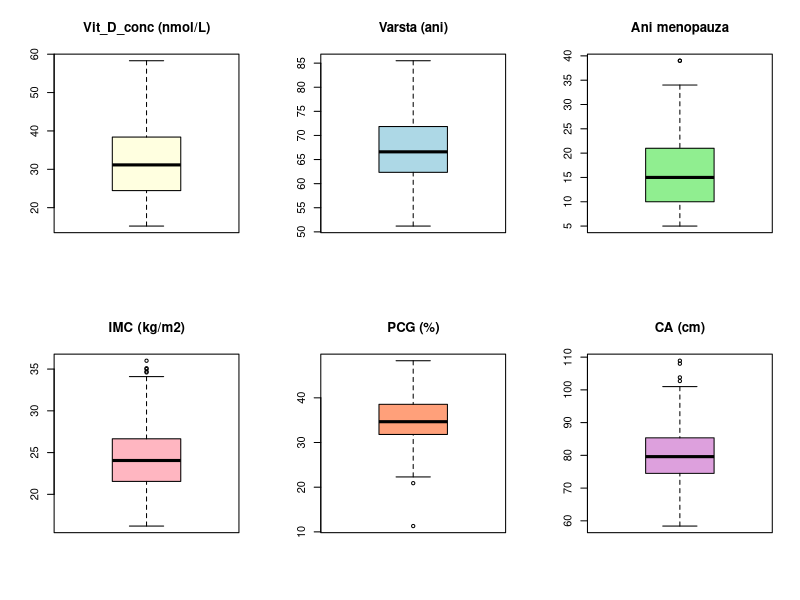
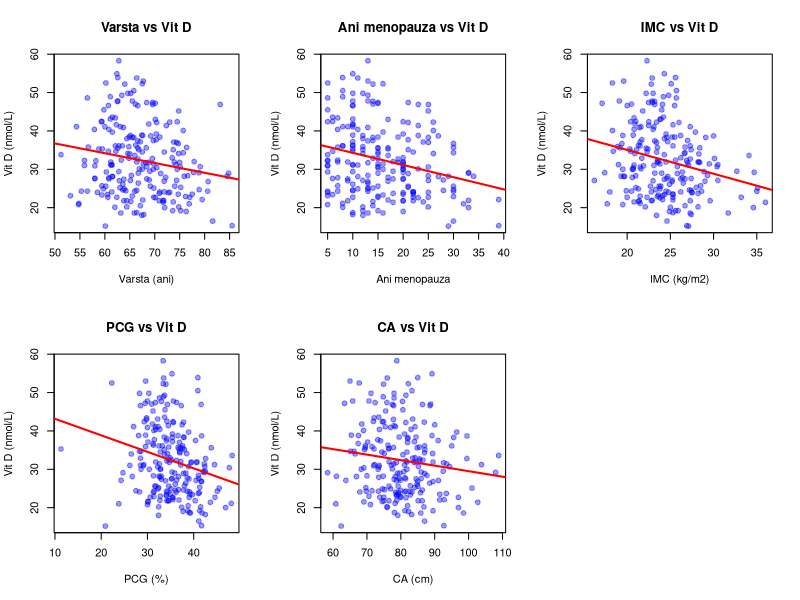
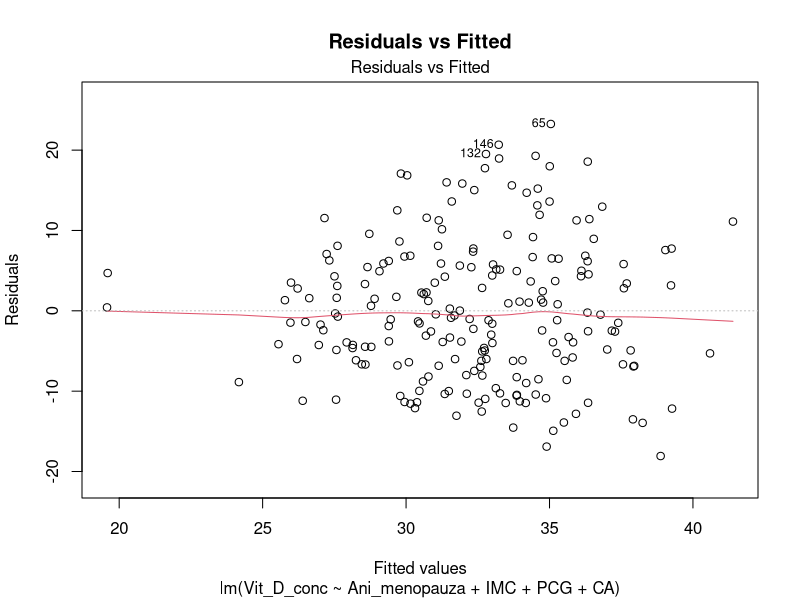
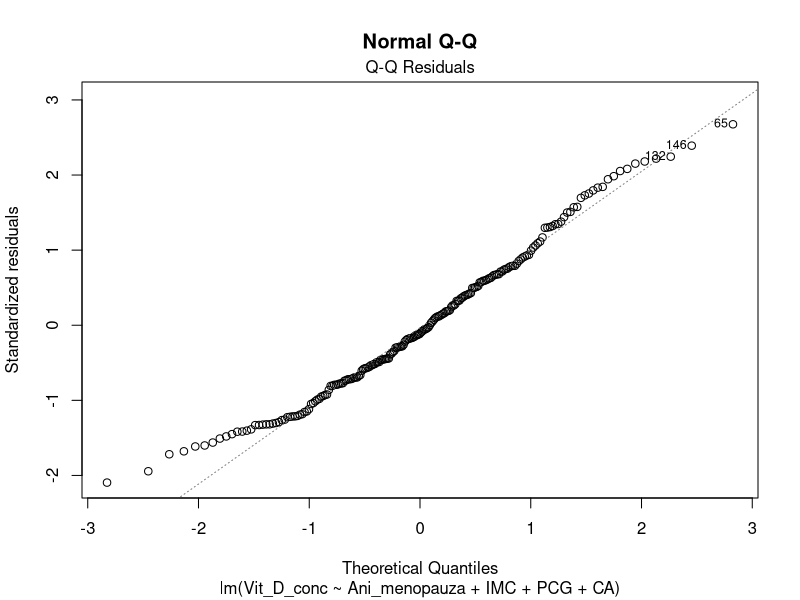
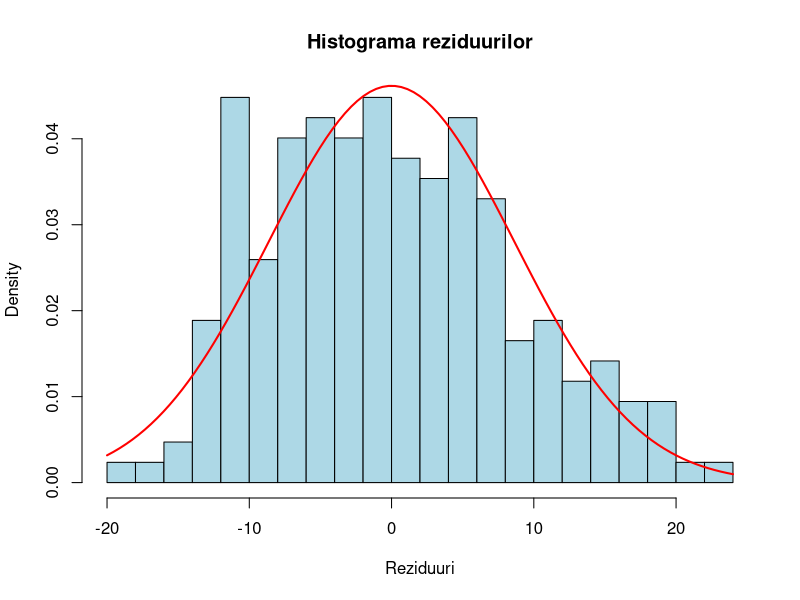
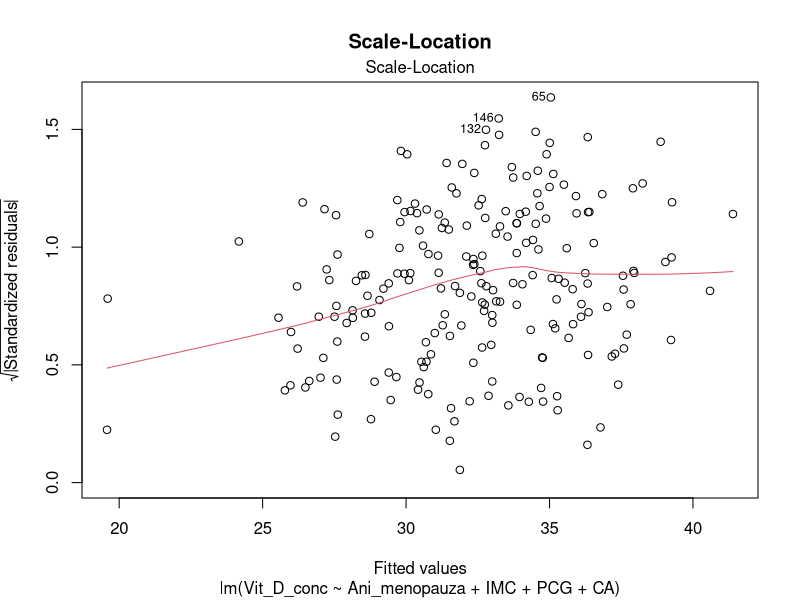
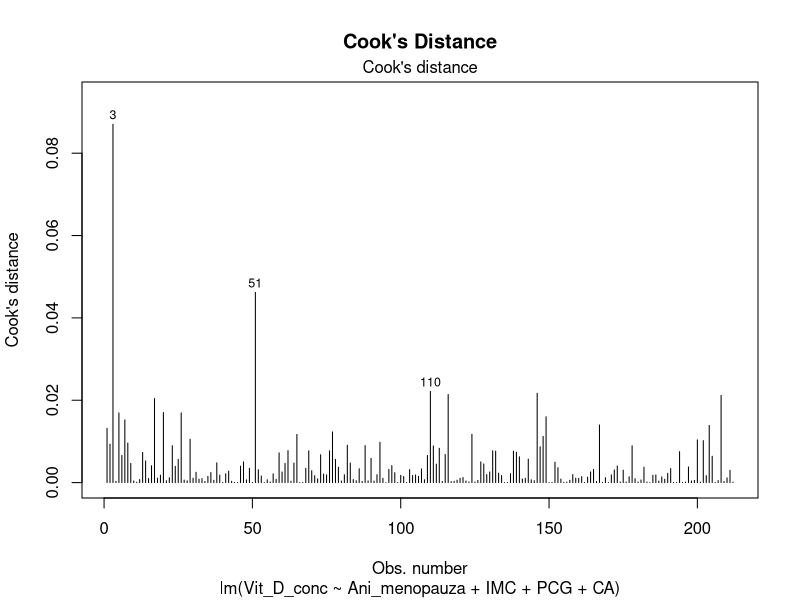
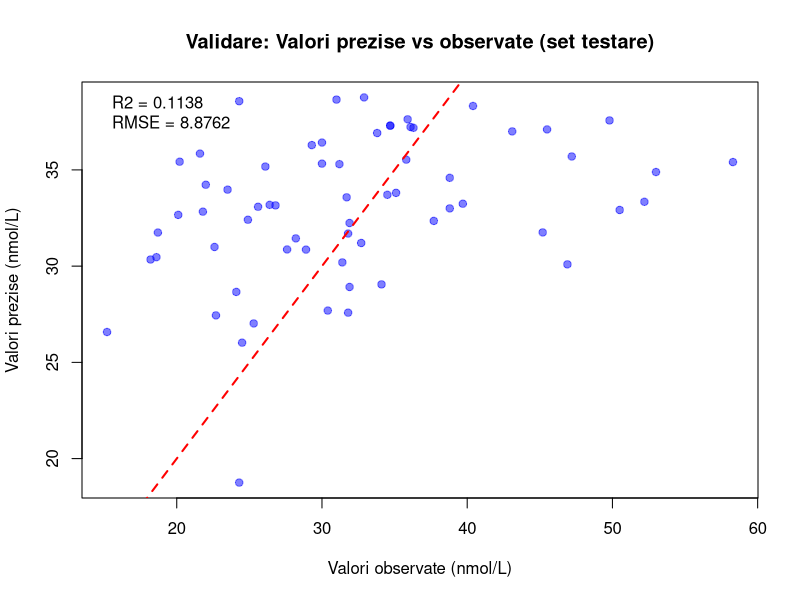

R code for these plots, in order:
# =============================================================================
# LP09 - Regresia liniara multipla - Validarea modelului
# VD: Vit_D_conc (concentratia serica 25(OH) vitamina D, nmol/L)
# VI potentiale: Varsta_ani, Ani_menopauza, IMC, PCG, CA
# n = 212 femei > 50 ani
# =============================================================================

library(car)
library(lmtest)
library(MASS)

set.seed(123)

data <- read.csv("data.csv", stringsAsFactors = FALSE)
data <- data[, -1]  # remove Id_pac
n <- nrow(data)
cat("n =", n, "\n\n")

# =============================================================================
# PARTEA 1: ANALIZA DESCRIPTIVA SI SELECTIA MODELULUI
# =============================================================================
cat("###################################################################\n")
cat("# PARTEA 1: ANALIZA DESCRIPTIVA SI SELECTIA MODELULUI\n")
cat("###################################################################\n\n")

# Helper function
desc_stats <- function(x, name) {
  q <- quantile(x, c(0.25, 0.75), na.rm=TRUE)
  iqr_val <- IQR(x, na.rm=TRUE)
  out <- x[x < q[1] - 1.5*iqr_val | x > q[2] + 1.5*iqr_val]
  cat(sprintf("--- %s ---\n", name))
  cat("  N:       ", sum(!is.na(x)), "\n")
  cat("  NA:      ", sum(is.na(x)), "\n")
  cat("  Media:   ", sprintf("%.4f", mean(x, na.rm=TRUE)), "\n")
  cat("  Mediana: ", sprintf("%.4f", median(x, na.rm=TRUE)), "\n")
  cat("  SD:      ", sprintf("%.4f", sd(x, na.rm=TRUE)), "\n")
  cat("  Min:     ", sprintf("%.4f", min(x, na.rm=TRUE)), "\n")
  cat("  Max:     ", sprintf("%.4f", max(x, na.rm=TRUE)), "\n")
  cat("  Q1:      ", sprintf("%.4f", q[1]), "\n")
  cat("  Q3:      ", sprintf("%.4f", q[2]), "\n")
  cat("  IQR:     ", sprintf("%.4f", iqr_val), "\n")
  cat("  Outliers:", length(out), "\n\n")
}

cat("1. STATISTICI DESCRIPTIVE\n\n")
desc_stats(data$Vit_D_conc, "Vit_D_conc (nmol/L)")
desc_stats(data$Varsta_ani, "Varsta_ani (ani)")
desc_stats(data$Ani_menopauza, "Ani_menopauza (ani)")
desc_stats(data$IMC, "IMC (kg/m2)")
desc_stats(data$PCG, "PCG (%)")
desc_stats(data$CA, "CA (cm)")

# Boxplots
png("boxplots_all.png", width=900, height=600)
par(mfrow=c(2,3))
boxplot(data$Vit_D_conc, main="Vit_D_conc (nmol/L)", col="lightyellow")
boxplot(data$Varsta_ani, main="Varsta (ani)", col="lightblue")
boxplot(data$Ani_menopauza, main="Ani menopauza", col="lightgreen")
boxplot(data$IMC, main="IMC (kg/m2)", col="lightpink")
boxplot(data$PCG, main="PCG (%)", col="lightsalmon")
boxplot(data$CA, main="CA (cm)", col="plum")
dev.off()
cat("Saved: boxplots_all.png\n\n")

# Scatter plots
png("scatter_plots.png", width=900, height=600)
par(mfrow=c(2,3))
plot(data$Varsta_ani, data$Vit_D_conc, pch=19, col=rgb(0,0,1,0.4),
     xlab="Varsta (ani)", ylab="Vit D (nmol/L)", main="Varsta vs Vit D")
abline(lm(Vit_D_conc ~ Varsta_ani, data=data), col="red", lwd=2)
plot(data$Ani_menopauza, data$Vit_D_conc, pch=19, col=rgb(0,0,1,0.4),
     xlab="Ani menopauza", ylab="Vit D (nmol/L)", main="Ani menopauza vs Vit D")
abline(lm(Vit_D_conc ~ Ani_menopauza, data=data), col="red", lwd=2)
plot(data$IMC, data$Vit_D_conc, pch=19, col=rgb(0,0,1,0.4),
     xlab="IMC (kg/m2)", ylab="Vit D (nmol/L)", main="IMC vs Vit D")
abline(lm(Vit_D_conc ~ IMC, data=data), col="red", lwd=2)
plot(data$PCG, data$Vit_D_conc, pch=19, col=rgb(0,0,1,0.4),
     xlab="PCG (%)", ylab="Vit D (nmol/L)", main="PCG vs Vit D")
abline(lm(Vit_D_conc ~ PCG, data=data), col="red", lwd=2)
plot(data$CA, data$Vit_D_conc, pch=19, col=rgb(0,0,1,0.4),
     xlab="CA (cm)", ylab="Vit D (nmol/L)", main="CA vs Vit D")
abline(lm(Vit_D_conc ~ CA, data=data), col="red", lwd=2)
dev.off()
cat("Saved: scatter_plots.png\n\n")

# Correlation matrix
cat("2. MATRICEA DE CORELATIE\n\n")
cor_mat <- cor(data)
print(round(cor_mat, 4))
cat("\n")

cat("Corelatii semnificative cu Vit_D_conc:\n\n")
vi_names <- c("Varsta_ani", "Ani_menopauza", "IMC", "PCG", "CA")
for (v in vi_names) {
  ct <- cor.test(data[[v]], data$Vit_D_conc)
  sig <- ifelse(ct$p.value < 0.05, "Da", "Nu")
  cat(sprintf("  %-15s r=%.4f  t=%.4f  df=%d  p=%s  Semnif: %s\n",
              v, ct$estimate, ct$statistic, ct$parameter,
              format.pval(ct$p.value, digits=4), sig))
}
cat("\n")

# Variable selection - Backward
cat("3. SELECTIA VARIABILELOR (Backward)\n\n")
model_full <- lm(Vit_D_conc ~ ., data=data)
cat("Model complet:\n")
print(summary(model_full))
cat("\n")

model_back <- stepAIC(model_full, direction="backward", trace=1)
cat("\nModel final Backward:\n")
s_back <- summary(model_back)
print(s_back)
cat("\n")

# Forward selection
cat("4. SELECTIA VARIABILELOR (Forward)\n\n")
model_null <- lm(Vit_D_conc ~ 1, data=data)
model_fwd <- stepAIC(model_null, scope=list(lower=model_null, upper=model_full),
                     direction="forward", trace=1)
cat("\nModel final Forward:\n")
s_fwd <- summary(model_fwd)
print(s_fwd)
cat("\n")

# Stepwise selection
cat("5. SELECTIA VARIABILELOR (Stepwise)\n\n")
model_step <- stepAIC(model_null, scope=list(lower=model_null, upper=model_full),
                      direction="both", trace=1)
cat("\nModel final Stepwise:\n")
s_step <- summary(model_step)
print(s_step)
cat("\n")

# Use the selected model for validation
# Determine which model to use
cat("MODELUL SELECTAT PENTRU VALIDARE:\n")
cat("Formula:", deparse(formula(model_back)), "\n")
cat("R2 =", sprintf("%.4f", s_back$r.squared), "\n")
cat("Adj R2 =", sprintf("%.4f", s_back$adj.r.squared), "\n\n")

# Coefficients table with CI
coef_sel <- coef(s_back)
ci_sel <- confint(model_back)
cat("--- Tabelul coeficientilor modelului selectat ---\n")
cat(sprintf("%-20s %10s %10s %10s %10s %15s %15s\n",
            "Variabila", "B", "SE", "CI_low", "CI_up", "t(df)", "p-value"))
for (i in 1:nrow(coef_sel)) {
  tval <- sprintf("%.4f(%d)", coef_sel[i,3], model_back$df.residual)
  pval <- format.pval(coef_sel[i,4], digits=4)
  cat(sprintf("%-20s %10.4f %10.4f %10.4f %10.4f %15s %15s\n",
              rownames(coef_sel)[i], coef_sel[i,1], coef_sel[i,2],
              ci_sel[i,1], ci_sel[i,2], tval, pval))
}
cat("\n")

# Diagnostics on the full data model
cat("6. DIAGNOSTICE MODEL SELECTAT (pe date complete)\n\n")

resid_sel <- residuals(model_back)
sw <- shapiro.test(resid_sel)
cat("Shapiro-Wilk: W =", sprintf("%.4f", sw$statistic), ", p =", format.pval(sw$p.value, digits=4), "\n")
ks <- ks.test(resid_sel, "pnorm", mean=mean(resid_sel), sd=sd(resid_sel))
cat("KS test: D =", sprintf("%.4f", ks$statistic), ", p =", format.pval(ks$p.value, digits=4), "\n")
bp <- bptest(model_back)
cat("Breusch-Pagan: BP =", sprintf("%.4f", bp$statistic), ", df =", bp$parameter,
    ", p =", format.pval(bp$p.value, digits=4), "\n")
dw <- dwtest(model_back)
cat("Durbin-Watson: DW =", sprintf("%.4f", dw$statistic), ", p =", format.pval(dw$p.value, digits=4), "\n")

cook_sel <- cooks.distance(model_back)
influential <- which(cook_sel > 4/n)
cat("Puncte influente (Cook's D > 4/n):", length(influential), "\n")
cat("Cook's D maxim:", sprintf("%.4f", max(cook_sel)), "\n")

if (length(coef(model_back)) > 2) {
  cat("\nVIF:\n")
  print(vif(model_back))
}
cat("\n")

# Diagnostic plots
png("diag_resid_fitted.png", width=600, height=500)
plot(model_back, which=1, main="Residuals vs Fitted")
dev.off()
png("diag_qq.png", width=600, height=500)
plot(model_back, which=2, main="Normal Q-Q")
dev.off()
png("diag_hist.png", width=600, height=500)
hist(resid_sel, breaks=25, main="Histograma reziduurilor",
     xlab="Reziduuri", col="lightblue", probability=TRUE)
curve(dnorm(x, mean=mean(resid_sel), sd=sd(resid_sel)), add=TRUE, col="red", lwd=2)
dev.off()
png("diag_scale_loc.png", width=600, height=500)
plot(model_back, which=3, main="Scale-Location")
dev.off()
png("diag_cooks.png", width=600, height=500)
plot(model_back, which=4, main="Cook's Distance")
dev.off()
cat("Saved: diagnostic plots\n\n")

# =============================================================================
# PARTEA 2: VALIDARE PRIN IMPARTIREA DATELOR (Train/Test Split)
# =============================================================================
cat("###################################################################\n")
cat("# PARTEA 2: VALIDARE PRIN TRAIN/TEST SPLIT (70%/30%)\n")
cat("###################################################################\n\n")

set.seed(123)
train_idx <- sample(1:n, size=round(0.7*n))
test_idx <- setdiff(1:n, train_idx)
train_data <- data[train_idx, ]
test_data <- data[test_idx, ]

cat("Dimensiuni:\n")
cat("  Set antrenare (train): n =", nrow(train_data), "\n")
cat("  Set testare (test):    n =", nrow(test_data), "\n\n")

# Train the selected model on training data
model_formula <- formula(model_back)
model_train <- lm(model_formula, data=train_data)
s_train <- summary(model_train)
cat("MODEL PE SETUL DE ANTRENARE:\n\n")
print(s_train)
cat("\n")

coef_train <- coef(s_train)
ci_train <- confint(model_train)
cat("--- Tabelul coeficientilor (set antrenare) ---\n")
cat(sprintf("%-20s %10s %10s %10s %10s %15s %15s\n",
            "Variabila", "B", "SE", "CI_low", "CI_up", "t(df)", "p-value"))
for (i in 1:nrow(coef_train)) {
  tval <- sprintf("%.4f(%d)", coef_train[i,3], model_train$df.residual)
  pval <- format.pval(coef_train[i,4], digits=4)
  cat(sprintf("%-20s %10.4f %10.4f %10.4f %10.4f %15s %15s\n",
              rownames(coef_train)[i], coef_train[i,1], coef_train[i,2],
              ci_train[i,1], ci_train[i,2], tval, pval))
}
cat("\n")

# Performance on training set
pred_train <- predict(model_train, newdata=train_data)
resid_train <- train_data$Vit_D_conc - pred_train
SS_res_train <- sum(resid_train^2)
SS_tot_train <- sum((train_data$Vit_D_conc - mean(train_data$Vit_D_conc))^2)
R2_train <- 1 - SS_res_train/SS_tot_train
n_train <- nrow(train_data)
p_model <- length(coef(model_train)) - 1  # number of predictors
R2_adj_train <- 1 - (1-R2_train)*(n_train-1)/(n_train-p_model-1)
RMSE_train <- sqrt(mean(resid_train^2))
MAE_train <- mean(abs(resid_train))

cat("PERFORMANTA PE SETUL DE ANTRENARE:\n")
cat("  R2 =", sprintf("%.4f", R2_train), "\n")
cat("  R2 ajustat =", sprintf("%.4f", R2_adj_train), "\n")
cat("  RMSE =", sprintf("%.4f", RMSE_train), "\n")
cat("  MAE =", sprintf("%.4f", MAE_train), "\n\n")

# Performance on test set
pred_test <- predict(model_train, newdata=test_data)
resid_test <- test_data$Vit_D_conc - pred_test
SS_res_test <- sum(resid_test^2)
SS_tot_test <- sum((test_data$Vit_D_conc - mean(test_data$Vit_D_conc))^2)
R2_test <- 1 - SS_res_test/SS_tot_test
n_test <- nrow(test_data)
R2_adj_test <- 1 - (1-R2_test)*(n_test-1)/(n_test-p_model-1)
RMSE_test <- sqrt(mean(resid_test^2))
MAE_test <- mean(abs(resid_test))

cat("PERFORMANTA PE SETUL DE TESTARE:\n")
cat("  R2 =", sprintf("%.4f", R2_test), "\n")
cat("  R2 ajustat =", sprintf("%.4f", R2_adj_test), "\n")
cat("  RMSE =", sprintf("%.4f", RMSE_test), "\n")
cat("  MAE =", sprintf("%.4f", MAE_test), "\n\n")

# Comparison table
cat("--- Comparatie Train vs Test ---\n")
cat(sprintf("%-20s %10s %10s\n", "Metrica", "Train", "Test"))
cat(sprintf("%-20s %10.4f %10.4f\n", "R2", R2_train, R2_test))
cat(sprintf("%-20s %10.4f %10.4f\n", "R2 ajustat", R2_adj_train, R2_adj_test))
cat(sprintf("%-20s %10.4f %10.4f\n", "RMSE", RMSE_train, RMSE_test))
cat(sprintf("%-20s %10.4f %10.4f\n", "MAE", MAE_train, MAE_test))
cat("\n")

# Plot predicted vs actual for test set
png("validation_pred_vs_actual.png", width=600, height=500)
plot(test_data$Vit_D_conc, pred_test, pch=19, col=rgb(0,0,1,0.5),
     xlab="Valori observate (nmol/L)", ylab="Valori prezise (nmol/L)",
     main="Validare: Valori prezise vs observate (set testare)")
abline(0, 1, col="red", lwd=2, lty=2)
legend("topleft", legend=c(
  sprintf("R2 = %.4f", R2_test),
  sprintf("RMSE = %.4f", RMSE_test)),
  bty="n")
dev.off()
cat("Saved: validation_pred_vs_actual.png\n\n")

# Plot residuals on test set
png("validation_resid_test.png", width=600, height=500)
plot(pred_test, resid_test, pch=19, col=rgb(0,0,1,0.5),
     xlab="Valori prezise (nmol/L)", ylab="Reziduuri",
     main="Reziduuri pe setul de testare")
abline(h=0, col="red", lwd=2, lty=2)
dev.off()
cat("Saved: validation_resid_test.png\n\n")

# =============================================================================
# PARTEA 3: VALIDARE INCRUCISATA (k-fold Cross-Validation)
# =============================================================================
cat("###################################################################\n")
cat("# PARTEA 3: VALIDARE INCRUCISATA (k-fold Cross-Validation)\n")
cat("###################################################################\n\n")

k <- 10
cat("k =", k, "folduri\n\n")

set.seed(123)
folds <- sample(rep(1:k, length.out=n))
cat("Distributia observatiilor pe folduri:\n")
print(table(folds))
cat("\n")

cv_R2 <- numeric(k)
cv_RMSE <- numeric(k)
cv_MAE <- numeric(k)

cat("Rezultate pe fiecare fold:\n\n")
cat(sprintf("%-6s %8s %8s %10s %10s %10s\n",
            "Fold", "n_train", "n_test", "R2", "RMSE", "MAE"))

for (i in 1:k) {
  train_cv <- data[folds != i, ]
  test_cv <- data[folds == i, ]

  model_cv <- lm(model_formula, data=train_cv)
  pred_cv <- predict(model_cv, newdata=test_cv)

  resid_cv <- test_cv$Vit_D_conc - pred_cv
  ss_res <- sum(resid_cv^2)
  ss_tot <- sum((test_cv$Vit_D_conc - mean(test_cv$Vit_D_conc))^2)

  cv_R2[i] <- 1 - ss_res/ss_tot
  cv_RMSE[i] <- sqrt(mean(resid_cv^2))
  cv_MAE[i] <- mean(abs(resid_cv))

  cat(sprintf("%-6d %8d %8d %10.4f %10.4f %10.4f\n",
              i, nrow(train_cv), nrow(test_cv), cv_R2[i], cv_RMSE[i], cv_MAE[i]))
}

cat("\n")
cat("METRICI MEDII (Cross-Validation):\n")
cat("  R2 mediu =", sprintf("%.4f", mean(cv_R2)), " (SD =", sprintf("%.4f", sd(cv_R2)), ")\n")
cat("  RMSE mediu =", sprintf("%.4f", mean(cv_RMSE)), " (SD =", sprintf("%.4f", sd(cv_RMSE)), ")\n")
cat("  MAE mediu =", sprintf("%.4f", mean(cv_MAE)), " (SD =", sprintf("%.4f", sd(cv_MAE)), ")\n\n")

# Also do 5-fold CV for comparison
k5 <- 5
set.seed(123)
folds5 <- sample(rep(1:k5, length.out=n))

cv_R2_5 <- numeric(k5)
cv_RMSE_5 <- numeric(k5)
cv_MAE_5 <- numeric(k5)

cat("--- 5-fold Cross-Validation ---\n\n")
cat(sprintf("%-6s %8s %8s %10s %10s %10s\n",
            "Fold", "n_train", "n_test", "R2", "RMSE", "MAE"))

for (i in 1:k5) {
  train_cv5 <- data[folds5 != i, ]
  test_cv5 <- data[folds5 == i, ]

  model_cv5 <- lm(model_formula, data=train_cv5)
  pred_cv5 <- predict(model_cv5, newdata=test_cv5)

  resid_cv5 <- test_cv5$Vit_D_conc - pred_cv5
  ss_res5 <- sum(resid_cv5^2)
  ss_tot5 <- sum((test_cv5$Vit_D_conc - mean(test_cv5$Vit_D_conc))^2)

  cv_R2_5[i] <- 1 - ss_res5/ss_tot5
  cv_RMSE_5[i] <- sqrt(mean(resid_cv5^2))
  cv_MAE_5[i] <- mean(abs(resid_cv5))

  cat(sprintf("%-6d %8d %8d %10.4f %10.4f %10.4f\n",
              i, nrow(train_cv5), nrow(test_cv5), cv_R2_5[i], cv_RMSE_5[i], cv_MAE_5[i]))
}

cat("\n")
cat("METRICI MEDII (5-fold CV):\n")
cat("  R2 mediu =", sprintf("%.4f", mean(cv_R2_5)), " (SD =", sprintf("%.4f", sd(cv_R2_5)), ")\n")
cat("  RMSE mediu =", sprintf("%.4f", mean(cv_RMSE_5)), " (SD =", sprintf("%.4f", sd(cv_RMSE_5)), ")\n")
cat("  MAE mediu =", sprintf("%.4f", mean(cv_MAE_5)), " (SD =", sprintf("%.4f", sd(cv_MAE_5)), ")\n\n")

# Barplot of CV results
png("cv_results_barplot.png", width=700, height=500)
bar_data <- rbind(cv_R2, cv_RMSE)
barplot_r2 <- barplot(cv_R2, names.arg=1:k, col="steelblue",
        main="R2 pe fiecare fold (10-fold CV)",
        xlab="Fold", ylab="R2", ylim=c(min(0, min(cv_R2)-0.05), max(cv_R2)+0.05))
abline(h=mean(cv_R2), col="red", lwd=2, lty=2)
legend("topright", legend=sprintf("Media R2 = %.4f", mean(cv_R2)),
       col="red", lty=2, lwd=2, bty="n")
dev.off()
cat("Saved: cv_results_barplot.png\n\n")

png("cv_rmse_barplot.png", width=700, height=500)
barplot(cv_RMSE, names.arg=1:k, col="coral",
        main="RMSE pe fiecare fold (10-fold CV)",
        xlab="Fold", ylab="RMSE")
abline(h=mean(cv_RMSE), col="blue", lwd=2, lty=2)
legend("topright", legend=sprintf("Media RMSE = %.4f", mean(cv_RMSE)),
       col="blue", lty=2, lwd=2, bty="n")
dev.off()
cat("Saved: cv_rmse_barplot.png\n\n")

# =============================================================================
# PARTEA 4: COMPARATIE GENERALA
# =============================================================================
cat("###################################################################\n")
cat("# PARTEA 4: COMPARATIE GENERALA\n")
cat("###################################################################\n\n")

cat("--- Tabelul comparativ al performantelor ---\n\n")
cat(sprintf("%-30s %10s %10s %10s\n", "Metoda", "R2", "RMSE", "MAE"))
cat(sprintf("%-30s %10.4f %10.4f %10s\n", "Model complet (n=212)",
            s_back$r.squared, sqrt(mean(residuals(model_back)^2)), sprintf("%.4f", mean(abs(residuals(model_back))))))
cat(sprintf("%-30s %10.4f %10.4f %10.4f\n", "Train/Test - Train (70%)",
            R2_train, RMSE_train, MAE_train))
cat(sprintf("%-30s %10.4f %10.4f %10.4f\n", "Train/Test - Test (30%)",
            R2_test, RMSE_test, MAE_test))
cat(sprintf("%-30s %10.4f %10.4f %10.4f\n", "10-fold CV (medie)",
            mean(cv_R2), mean(cv_RMSE), mean(cv_MAE)))
cat(sprintf("%-30s %10.4f %10.4f %10.4f\n", "5-fold CV (medie)",
            mean(cv_R2_5), mean(cv_RMSE_5), mean(cv_MAE_5)))
cat("\n")

cat("=== ANALIZA COMPLETA ===\n")
